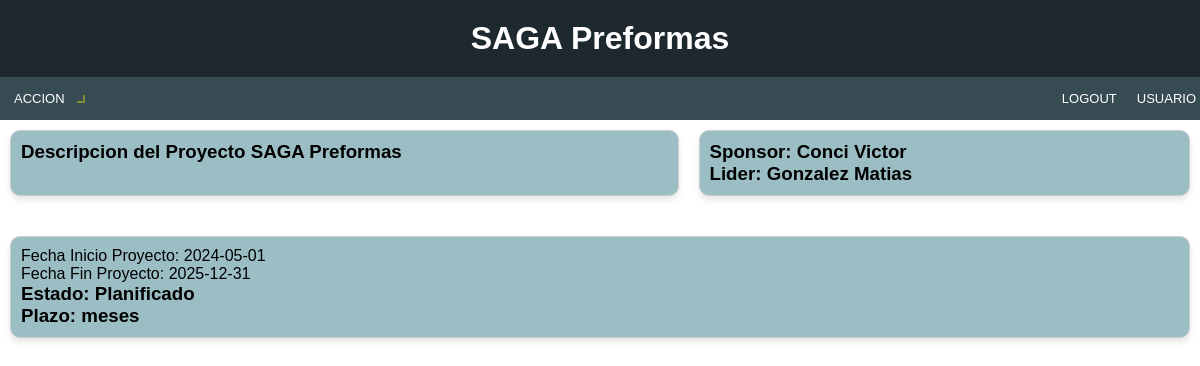
Screenshot of /Projects/cards-detail/6/ with the database file from the repository.
### Projects/models.py (models this page shows, shortened)
class Tarjeta(models.Model):
    class Tipo(models.TextChoices):
        planificado = 'Planificado', 'Planificado'
        en_curso = 'En Curso', 'En Curso'
        finalizado = 'Finalizado', 'Finalizado'
    lider = models.ForeignKey(Lider, on_delete=models.CASCADE,related_name='tarjetas')
    sponsor = models.ForeignKey(Sponsor, on_delete=models.CASCADE,related_name='tarjetas')
    titulo = models.CharField(max_length=50)
    descripcion = models.CharField(max_length=200)
    fecha_inicio = models.DateField(default=datetime.now)
    fecha_fin = models.DateField(default=datetime.now)
    estado = models.CharField(
        max_length=11,
        choices=Tipo.choices,
        default=Tipo.planificado,
    )

class Sponsor(models.Model):
    nombre = models.CharField(max_length=20)
    def __str__(self):
        return f"{self.nombre}"

class Lider(models.Model):
    nombre = models.CharField(max_length=20)
    def __str__(self):
        return f"{self.nombre}"

### Projects/views.py (the view)
# urls.py: path("cards-detail/<int:pk>/", TarjetaDetailView.as_view(), name="detail_cards"),
class TarjetaDetailView(DetailView):
    model = Tarjeta
    template_name = "Projects/cards/detail_cards.html"
    context_object_name = "TARJETAS"

### Projects/templates/Projects/cards/detail_cards.html (shortened to what this page needs)
{% extends 'Projects/base.html' %} {% load static %}  {% block h1 %}
<h1>{{ TARJETAS.titulo }}</h1>
{% endblock %} {% block nav %}
<link
  rel="stylesheet"
  href="{% static 'Projects/css/styles_detail_cards.css' %}"
/>
<div class="left-menu">
  <div class="dropdown">
    <button class="dropbtn">ACCION</button>
  </div>
</div>
<div class="right-menu">
  <ul>
    <li><a href="">LOGOUT</a></li>
  </ul>
  <ul>
    <li><a href="">USUARIO</a></li>
  </ul>
</div>
{% endblock %} {% block content %}
<div class="card-detail-container">
  <div class="description-container">
    <h3>{{ TARJETAS.descripcion }}</h3>
  </div>
  <div class="sponsor-lider-container">
    <h3>Sponsor: {{ TARJETAS.sponsor }}</h3>
    <h3>Lider: {{ TARJETAS.lider }}</h3>
  </div>
  <div class="details-container">
    <p>Fecha Inicio Proyecto: {{ TARJETAS.fecha_inicio | date:"Y-m-d" }}</p>
    <p>Fecha Fin Proyecto: {{ TARJETAS.fecha_fin | date:"Y-m-d" }}</p>
    <h3>Estado: {{ TARJETAS.estado }}</h3>
    <h3>Plazo: {{ TARJETAS.diferencia_año }} meses</h3>
  </div>
</div>
{% endblock %}

### Projects/static/Projects/css/styles_title.css (style rules this page uses)
* { margin: 0; padding: 0; box-sizing: border-box; }
.left-menu { display: flex; }
.right-menu { display: flex; }
nav ul { list-style-type: none; display: flex; justify-content: flex-end; font-size: 13px; }
nav li { margin-left: 20px; cursor: pointer; }
nav a { color: #fff; text-decoration: none; }
.dropdown { position: relative; display: inline-block; }
.left-menu .dropdown { margin-right: 12px; }
.dropbtn { background-color: #374b53; color: #fff; padding: 10px; font-size: 13px; border: none; cursor: pointer; border-radius: 5px; transition: background-color 0.3s ease-in-out; position: relative; }
.dropbtn::after { content: ""; position: absolute; top: 50%; right: -10px; transform: translateY(-50%); border: solid rgb(131, 139, 50); border-width: 0 2px 2px 0; display: inline-block; padding: 3px; transition: transform 0.3s ease-in-out; }

### Projects/static/Projects/css/styles_detail_cards.css (style rules this page uses)
* { font-family: sans-serif; }
.card-detail-container { display: flex; flex-wrap: wrap; justify-content: space-between; padding: 10px; }
.description-container { flex: 1 1 calc(20% - 10px); margin-bottom: 20px; border: 1px solid #ccc; border-radius: 10px; padding: 10px; background-color: #9bbec5; box-shadow: 0 4px 6px rgba(0, 0, 0, 0.1); }
.sponsor-lider-container { flex: 1 1 calc(5% - 10px); margin-bottom: 20px; margin-left: 20px; border: 1px solid #ccc; border-radius: 10px; padding: 10px; background-color: #9bbec5; box-shadow: 0 4px 6px rgba(0, 0, 0, 0.1); }
.details-container { flex: 1 1 100%; margin-top: 20px; border: 1px solid #ccc; border-radius: 10px; padding: 10px; background-color: #9bbec5; box-shadow: 0 4px 6px rgba(0, 0, 0, 0.1); }

### rows the page displays
Tarjeta: titulo "SAGA Preformas", descripcion "Descripcion del Proyecto SAGA Preformas", sponsor "Conci Victor", lider "Gonzalez Matias", fecha_inicio "2024-05-01", fecha_fin "2025-12-31", estado "Planificado"
